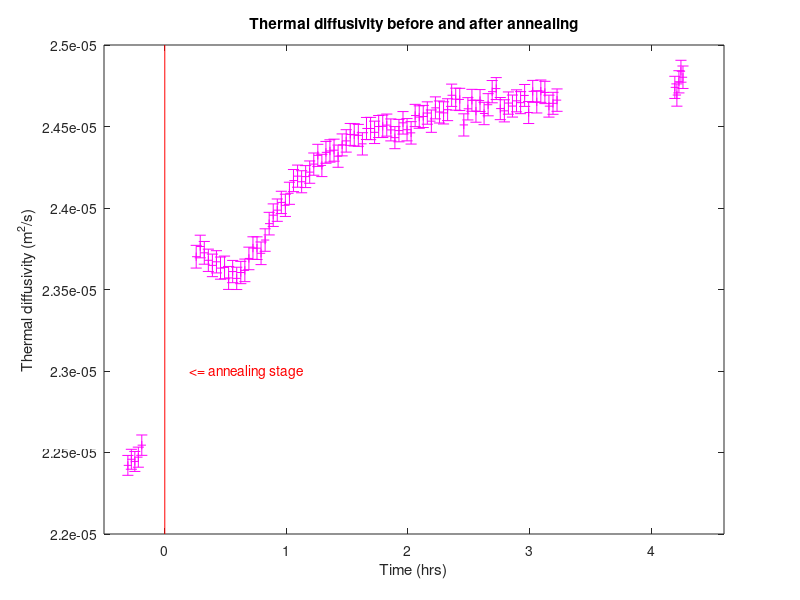
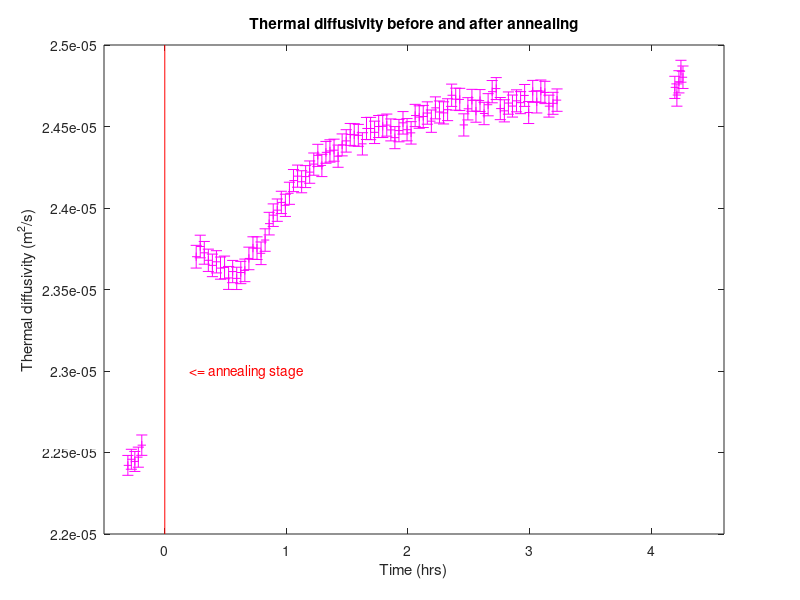
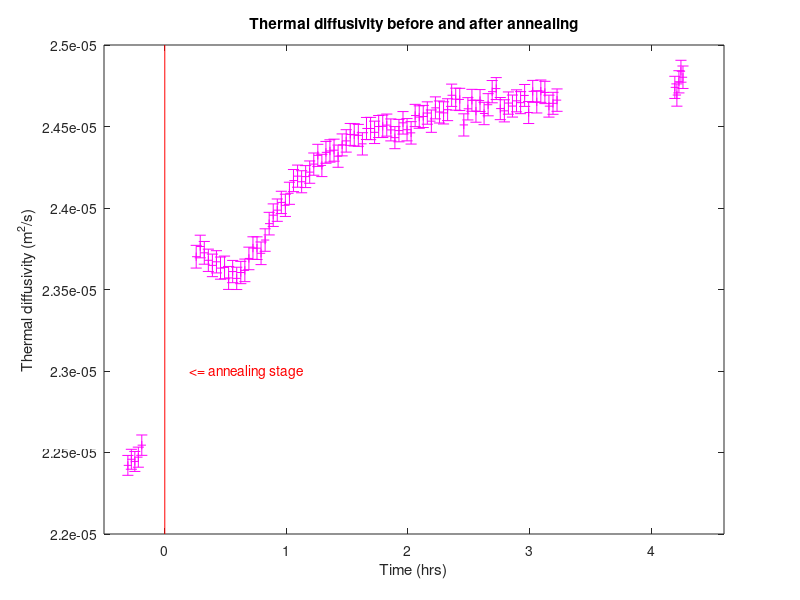
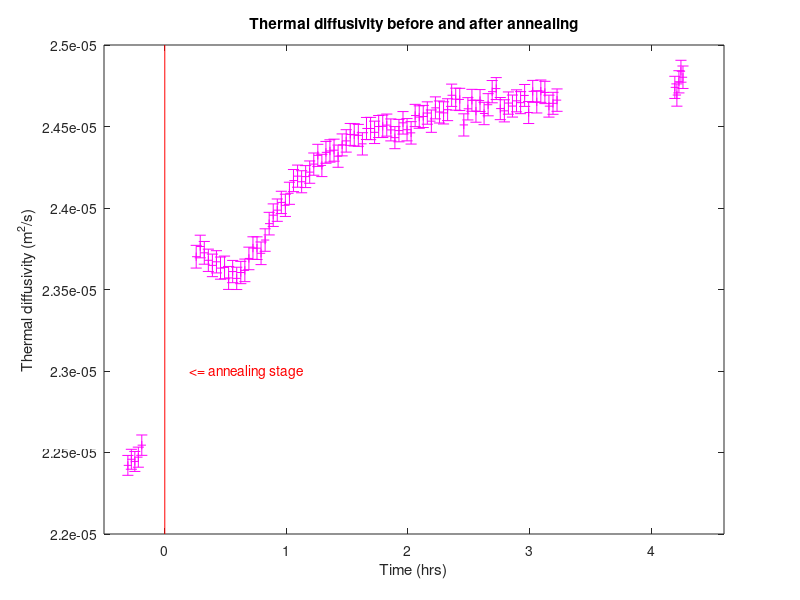

Write the MATLAB code that produced these figures, in order.

% plot data and save so that files can be transferred from cluster to local
% machine and then viewed

load("./kns_evolution_data.mat");

% T_timestamp, which is the time from the heating element,
% starts at 39752.61500 seconds
% all_times, which are all the timestamps from the TGS unit,
% start at 39907 seconds
% These numbers seem arcane, but they are actually just clock
% time in seconds.
% We subtract off 10 hrs = 36000 seconds to make time axis
% labels less confusing.
T_timestamp = T_timestamp - 36000;
all_times = all_times - 36000;


fmt1 = "m";     % solid violet line
fmt2 = "*m";    % violet data points (scatter plot)
fmt3 = "--m";   % dashed violet line

% anneal starts at about 5000, ends at about 18000 seconds
% let's eliminate the time in between to compress the graph horizontally
squezd_times = [times.pre_anneal-5000; times.post_anneal00-18000; times.post_anneal01-18000] - 36000;
squezd_times_hrs = squezd_times ./ 3600;

fh = figure();
errorbar(squezd_times_hrs, all_alphas, all_alpha_errs, "+m");
hold on;
x = [0, 0];
y = ylim();
plot(x,y,"r");
title("Thermal diffusivity before and after annealing");
xlabel("Time (hrs)");
ylabel("Thermal diffusivity (m^2/s)");
xlim([-.5,4.6]);
text(.2, 2.3e-5, "<= annealing stage", "color", "r");
filename = "~/strand/plots/thermal_diffusivity_pre_post";
print("-dpdflatex", filename);
print("-dpsc", filename);
print("-depsc", filename);
print("-dsvg", filename);
print("-dpdf", filename);
print("-dpng", filename);
hold off;


plot(all_times, all_alphas, fmt2);
title("Thermal diffusivity over time for entire experiment");
xlabel("Time (s)");
ylabel("Thermal diffusivity (m^2/s)");
print("-dpdflatex", "~/strand/plots/alphas_vs_time_all_seconds");
print("-dpsc", "~/strand/plots/alphas_vs_time_all_seconds");
print("-depsc", "~/strand/plots/alphas_vs_time_all_seconds");
print("-dsvg", "~/strand/plots/alphas_vs_time_all_seconds");
print("-dpdf", "~/strand/plots/alphas_vs_time_all_seconds");
print("-dpng", "~/strand/plots/alphas_vs_time_all_seconds");



plot(all_times/3600, all_alphas, fmt2);
title("Thermal diffusivity over time for entire experiment");
xlabel("Time (hrs)");
ylabel("Thermal diffusivity (m^2/s)");
print("-dpdflatex", "~/strand/plots/alphas_vs_time_all_hours");
print("-dpsc", "~/strand/plots/alphas_vs_time_all_hours");
print("-depsc", "~/strand/plots/alphas_vs_time_all_seconds");
print("-dpdf", "~/strand/plots/alphas_vs_time_all_seconds");
print("-dsvg", "~/strand/plots/alphas_vs_time_all_seconds");
print("-dpng", "~/strand/plots/alphas_vs_time_all_seconds");


plot(all_Ts, all_alphas, fmt2);
title("Thermal diffusivity as a function of temperature for the entire experiment");
xlabel("Temperature (C)");
ylabel("Thermal diffusivity (m^2/s)");
print("-dpdflatex", "~/strand/plots/alphas_vs_Ts_all");
print("-dpsc", "~/strand/plots/alphas_vs_Ts_all");
print("-depsc", "~/strand/plots/alphas_vs_Ts_all");
print("-dpdf", "~/strand/plots/alphas_vs_Ts_all");
print("-dpng", "~/strand/plots/alphas_vs_Ts_all");
print("-dsvg", "~/strand/plots/alphas_vs_Ts_all");


%
%title("");
%xlabel("");
%ylabel("");
%filename = "~/strand/plots/";
%print("-dpdflatex", filename);
%print("-dpsc", filename);


